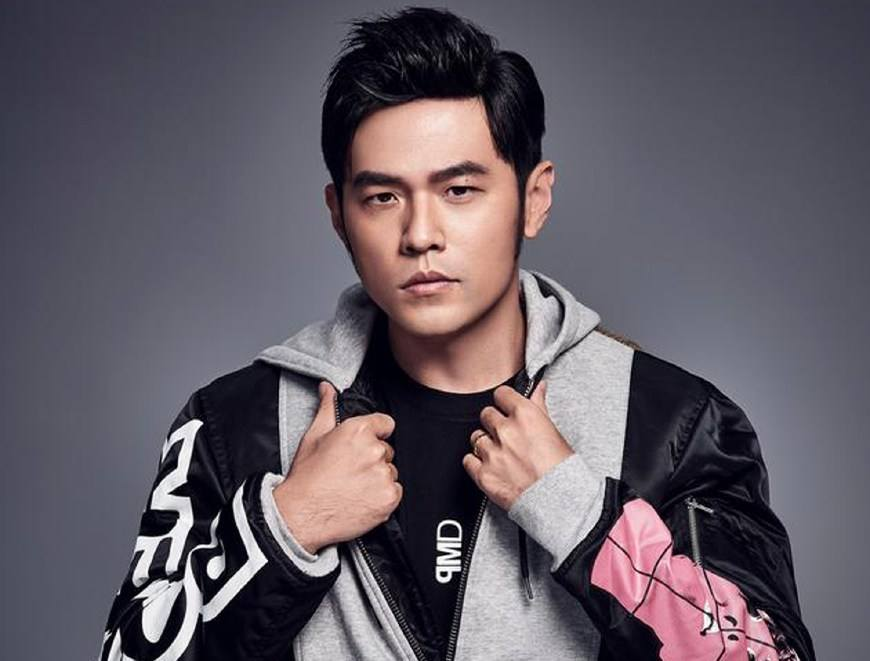
//> input picture onehistTest/onehistTest/jay.jpg, 870 x 661 px
$ ./onehistTest   (built with g++ and OpenCV 4)
//> lines starting //> are read from the running program, lines starting //| are printed output that depends on the picture; after the words box and inside, x2 and y2 are one past the last pixel; in counts of white or black regions, pixels touching at a corner belong together
// onehistTest.cpp : 此文件包含 "main" 函数。程序执行将在此处开始并结束。
//
#include "opencv2/highgui/highgui.hpp"
#include "opencv2/imgproc/imgproc.hpp"
#include <iostream>
using namespace cv;
using namespace std;

void ShowHelpText()
{
	//输出OpenCV版本
	printf("\n\n\t\t\t   当前使用的OpenCV版本为：" CV_VERSION);
	printf("\n\n  ----------------------------------------------------------------------------\n");
}

int main()
{
	//载入原图并显示
	Mat srcImage = imread("jay.jpg", 0);
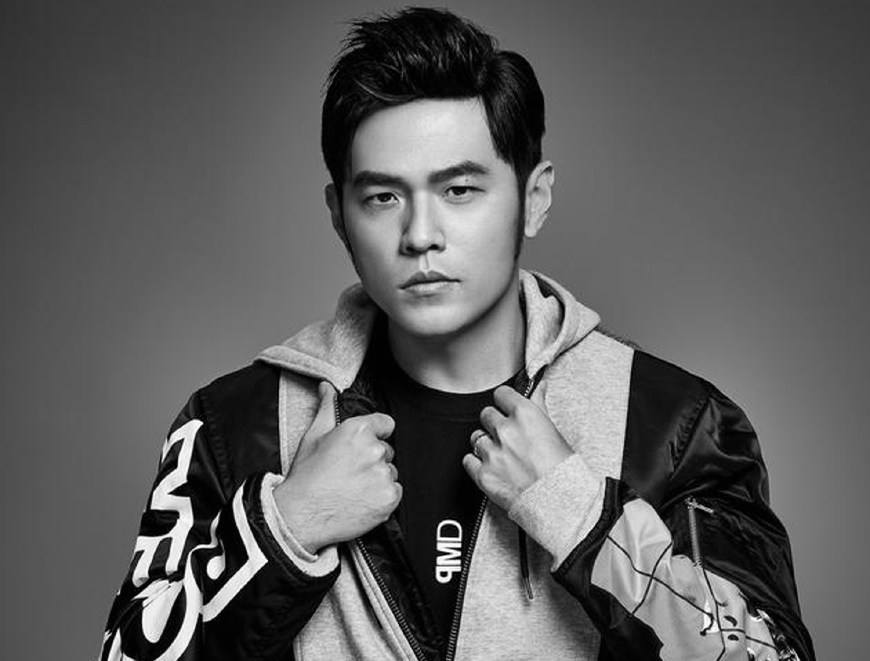
//> srcImage: 661 rows x 870 cols, CV_8UC1; min 0, max 255, mean 94.5
	imshow("原图", srcImage);
	if (!srcImage.data) { cout << "fail to load image" << endl; 	return 0; }

	system("color 1F");
	ShowHelpText();

	//定义变量
	MatND dstHist;       // 在cv中用CvHistogram *hist = cvCreateHist
	int dims = 1;
	float hranges[] = { 0, 255 };
	const float* ranges[] = { hranges };   // 这里需要为const类型
	int size = 256;
	int channels = 0;

	//计算图像的直方图
	calcHist(&srcImage, 1, &channels, Mat(), dstHist, dims, &size, ranges);    // cv 中是cvCalcHist
//> dstHist = 256 values, max 9342 at index 88, min 0 at index 255, mean 2245.6
	int scale = 1;

	Mat dstImage(size * scale, size, CV_8U, Scalar(0));
	//获取最大值和最小值
	double minValue = 0;
	double maxValue = 0;
	minMaxLoc(dstHist, &minValue, &maxValue, 0, 0);  //  在cv中用的是cvGetMinMaxHistValue
//> maxValue = 9342

	//绘制出直方图
	int hpt = saturate_cast<int>(0.9 * size);
	for (int i = 0; i < 256; i++)
	{
		float binValue = dstHist.at<float>(i);           //   注意hist中是float类型    而在OpenCV1.0版中用cvQueryHistValue_1D
		int realValue = saturate_cast<int>(binValue * hpt / maxValue);
		rectangle(dstImage, Point(i * scale, size - 1), Point((i + 1) * scale - 1, size - realValue), Scalar(255));
	}
//> this loop made 256 passes
//> (binValue, realValue) on passes 1 to 3: (2656, 65), (2946, 73), (4968, 122)
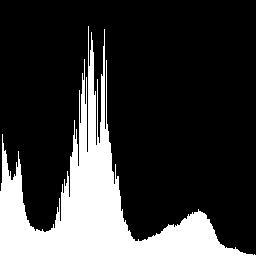
//> dstImage: 256 rows x 256 cols, CV_8UC1; 21.6% white; 1 white region, box (x1, y1, x2, y2) and area: (0, 26, 256, 256) 14149
	imshow("一维直方图", dstImage);
	waitKey(0);
	return 0;
}

// 运行程序: Ctrl + F5 或调试 >“开始执行(不调试)”菜单
// 调试程序: F5 或调试 >“开始调试”菜单

// 入门使用技巧:
//   1. 使用解决方案资源管理器窗口添加/管理文件
//   2. 使用团队资源管理器窗口连接到源代码管理
//   3. 使用输出窗口查看生成输出和其他消息
//   4. 使用错误列表窗口查看错误
//   5. 转到“项目”>“添加新项”以创建新的代码文件，或转到“项目”>“添加现有项”以将现有代码文件添加到项目
//   6. 将来，若要再次打开此项目，请转到“文件”>“打开”>“项目”并选择 .sln 文件
